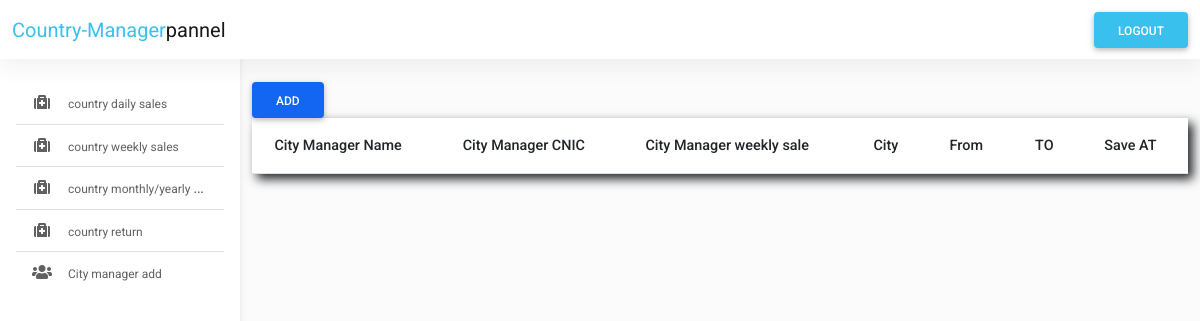
/country_manager/weeklysale.php (signed in), run on an earlier commit of the app's database.
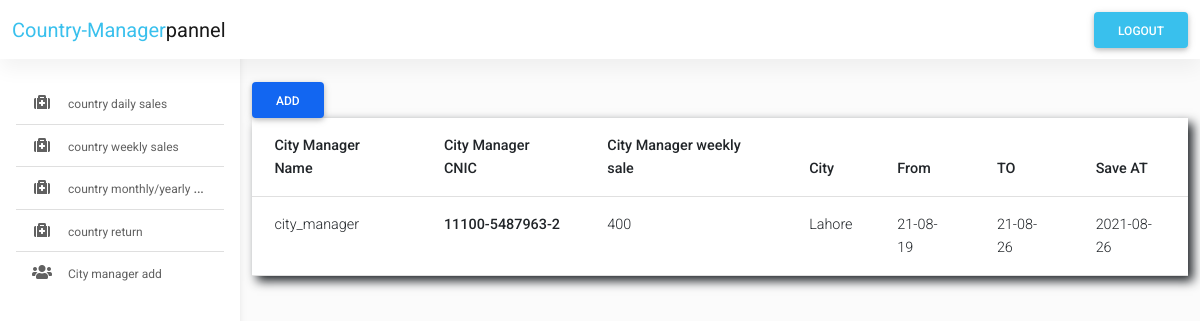
And on a later commit of the database.
### tables this page shows
CREATE TABLE `country_manager_weekly_reord` (
  `id` int(11) NOT NULL,
  `city_manager_id` int(250) NOT NULL,
  `city_manager_cnic` text NOT NULL,
  `city_m_name` text NOT NULL,
  `city` text NOT NULL,
  `city_manager_weekly_sale` int(250) NOT NULL,
  `date_1` text NOT NULL,
  `date_2` text NOT NULL,
  `created_at` date NOT NULL DEFAULT current_timestamp()
);

### country_manager/weeklysale.php (the view, shortened to what this page needs)
<?php
include "./layouts/header.php";
include "./layouts/navbar.php";
?>
<main style="margin-top: 58px">
  <div class="container pt-4">
    <section>
      <div class="row">
        <div class="col-xl-12 col-sm-10 col-12 mb-4">
          <button type="button" class="btn btn-primary" data-mdb-toggle="modal" data-mdb-target="#exampleModal">
            Add
          </button>
          <table class="table">
            <thead>
              <tr>
                <th scope="col">City  Manager Name</th>
                <th scope="col">City  Manager CNIC</th>
                <th scope="col">City  Manager weekly sale</th>
                <th scope="col">City</th>
                <th scope="col">From</th>
                <th scope="col">TO </th>
                <th scope="col">Save AT</th>
              </tr>
            </thead>
            <tbody>
            <?php
                        $sql = "SELECT * FROM country_manager_weekly_reord where city_manager_id='$_SESSION[id]'";
                        $result = $connect->query($sql);
                        if ($result->num_rows > 0) {
                            while ($row = $result->fetch_assoc()) {
                            ?>
                                <tr>
                                  <td><?php echo $row['city_m_name']; ?></td>
                                  <th scope="row"><?php echo $row['city_manager_cnic']; ?></th>
                                  <td><?php echo $row['city_manager_weekly_sale']; ?></td>
                                  <td><?php echo $row['city']; ?></td>
                                    <td><?php echo $row['date_1']; ?></td>
                                    <td><?php echo $row['date_2']; ?></td>
                                    <td><?php echo $row['created_at']; ?></td>
                                </tr>
                    <?php
                            }
                        }
                    ?>
            </tbody>
          </table>
        </div>
      </div>
    </section>
  </div>
</main>
<?php
include "./layouts/footer.php";
?>

What changed in the data, as far as the page shows it:
added country_manager_weekly_reord: city_m_name "city_manager", city_manager_cnic "11100-5487963-2", city_manager_weekly_sale "400", city "Lahore", date_1 "21-08-19", date_2 "21-08-26", created_at "2021-08-26"
